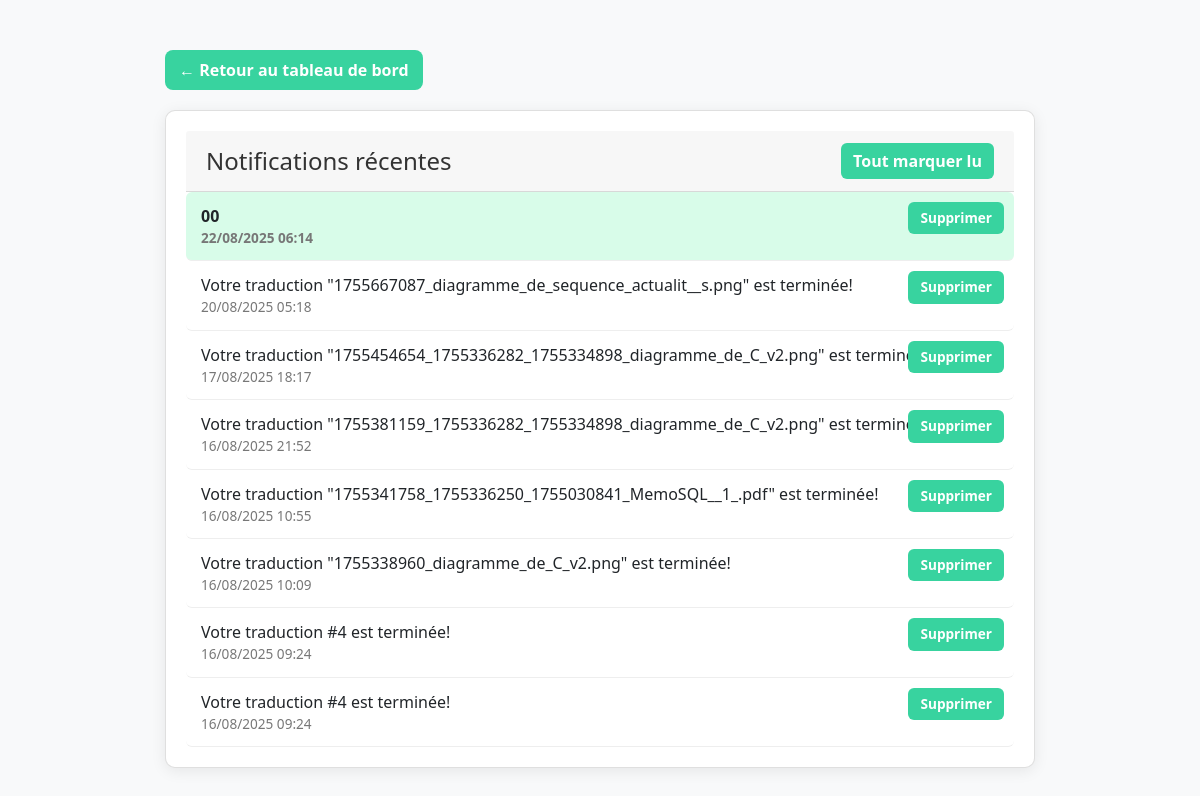
/notifications.php (signed in), run on the app's committed database.
### tables this page shows
CREATE TABLE `notifications` (
  `id` int(11) NOT NULL,
  `user_id` int(11) DEFAULT NULL,
  `content` text NOT NULL,
  `link` varchar(255) DEFAULT NULL,
  `type` varchar(50) DEFAULT 'info',
  `is_read` tinyint(1) DEFAULT 0,
  `priority` tinyint(4) DEFAULT 0,
  `created_at` timestamp NOT NULL DEFAULT current_timestamp(),
  `expires_at` datetime DEFAULT NULL
);

### notifications.php (the view, shortened to what this page needs)
<?php
include 'db.php';
$user_id = $_SESSION['user_id'];
function e($str) { return htmlspecialchars($str, ENT_QUOTES, 'UTF-8'); }
$now = date('Y-m-d H:i:s');
$stmt = $conn->prepare("SELECT id, content, link, type, is_read, priority, created_at, expires_at
                        FROM notifications
                        WHERE user_id = ? AND (expires_at IS NULL OR expires_at > ?)
                        ORDER BY priority ASC, created_at DESC
                        LIMIT 20");
$stmt->bind_param("is", $user_id, $now);
$stmt->execute();
$result = $stmt->get_result();
$notifications = [];
while ($row = $result->fetch_assoc()) $notifications[] = $row;
?>
<!DOCTYPE html>
<html lang="fr">
<head>
<link rel="stylesheet" href="/css/bootstrap.min.css">
</head>
<body>
<div class="container">
    <div style="margin-bottom:20px;">
        <a href="dashboard.php" class="btn-back">← Retour au tableau de bord</a>
    </div>
    <div class="card">
        <div class="card-header">
            <h4>Notifications récentes</h4>
            <button id="markAllRead" class="btn-clear">Tout marquer lu</button>
        </div>
        <div class="card-content">
            <div id="notificationList">
                <?php if(empty($notifications)): ?>
                    <p class="text-center" style="margin:20px 0;">Aucune notification.</p>
                <?php else: ?>
                    <?php foreach($notifications as $note): ?>
                        <div class="notification-item <?php echo ($note['is_read']==0?'notification-unread':''); ?>" data-id="<?php echo e($note['id']); ?>">
                            <a href="<?php echo e($note['link']?:'#'); ?>" class="notification-link">
                                <?php echo e($note['content']); ?>
                                <div class="notification-date"><?php echo e(date('d/m/Y H:i', strtotime($note['created_at']))); ?></div>
                            </a>
                            <button class="btn-delete" data-id="<?php echo e($note['id']); ?>">Supprimer</button>
                        </div>
                    <?php endforeach; ?>
                <?php endif; ?>
            </div>
        </div>
    </div>
</div>
</body>
</html>

### notifications.php (style rules this page uses)
body { font-family: 'Segoe UI', sans-serif; background: #f8f9fa; margin:0; padding:0; }
.container { max-width: 900px; margin:50px auto; }
.btn-back { display:inline-block; background:#38d39f; color:#fff; padding:8px 14px; border-radius:8px; font-weight:600; text-decoration:none; transition:0.3s; }
.card { background:#fff; border-radius:10px; box-shadow:0 3px 15px rgba(0,0,0,0.08); padding:20px; }
.card-header { display:flex; justify-content:space-between; align-items:center; }
.card-header h4 { margin:0; color:#333; }
.notification-item { padding:12px 15px; border-bottom:1px solid #eee; cursor:pointer; transition:background 0.2s; border-radius:6px; position:relative; }
.notification-unread { font-weight:700; background:#d8fce9; }
.notification-link { text-decoration:none; color:inherit; display:block; }
.notification-date { font-size:0.85rem; color:#777; }
.btn-clear, .btn-delete { background:#38d39f; color:#fff; border:none; padding:6px 12px; border-radius:6px; cursor:pointer; font-weight:600; transition:0.3s; }
.btn-delete { position:absolute; top:10px; right:10px; font-size:0.85rem; }

### data on the page
notifications: content "00", created_at "22/08/2025 06:14"
notifications: content "Votre traduction \"1755667087_diagramme_de_sequence_actualit__s.png\" est terminée!", created_at "20/08/2025 05:18"
notifications: content "Votre traduction \"1755454654_1755336282_1755334898_diagramme_de_C_v2.png\" est terminée!", created_at "17/08/2025 18:17"
notifications: content "Votre traduction \"1755381159_1755336282_1755334898_diagramme_de_C_v2.png\" est terminée!", created_at "16/08/2025 21:52"
notifications: content "Votre traduction \"1755341758_1755336250_1755030841_MemoSQL__1_.pdf\" est terminée!", created_at "16/08/2025 10:55"
notifications: content "Votre traduction \"1755338960_diagramme_de_C_v2.png\" est terminée!", created_at "16/08/2025 10:09"
notifications: content "Votre traduction #4 est terminée!", created_at "16/08/2025 09:24"
notifications: content "Votre traduction #4 est terminée!", created_at "16/08/2025 09:24"
